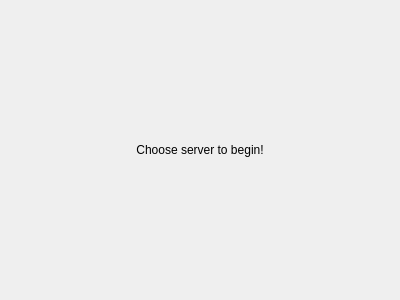
<?xml version="1.0" encoding="UTF-8"?>
<ui version="4.0">
 <class>WelcomeWindow</class>
 <widget class="QWidget" name="WelcomeWindow">
  <property name="geometry">
   <rect>
    <x>0</x>
    <y>0</y>
    <width>400</width>
    <height>300</height>
   </rect>
  </property>
  <property name="windowTitle">
   <string>Welcome!</string>
  </property>
  <layout class="QVBoxLayout" name="verticalLayout">
   <item>
    <widget class="QLabel" name="label">
     <property name="text">
      <string>Choose server to begin!</string>
     </property>
     <property name="alignment">
      <set>Qt::AlignCenter</set>
     </property>
    </widget>
   </item>
  </layout>
 </widget>
 <resources/>
 <connections/>
</ui>
